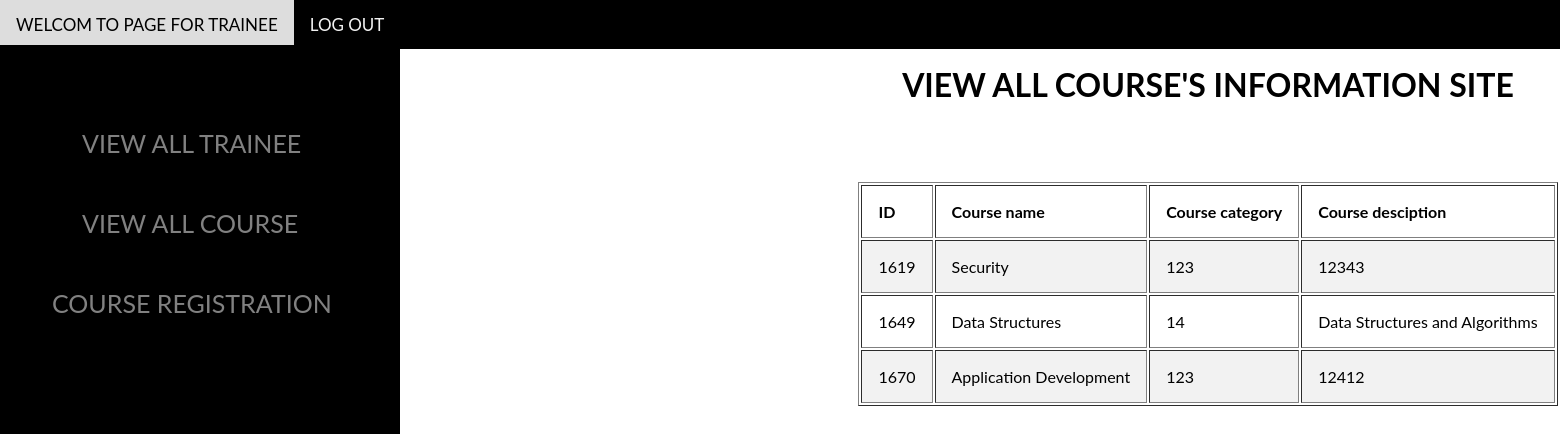
The page /trainee1.php on the database its author committed.
### tables this page shows
CREATE TABLE `course` (
  `CourseID` varchar(255) NOT NULL,
  `CourseName` varchar(255) NOT NULL,
  `CousreCate` varchar(255) NOT NULL,
  `CourseDes` varchar(255) NOT NULL,
  `Trainer` varchar(255) NOT NULL
);

### db.php (called while the page is built, shortened)
<?php
$hostname = 'localhost';
$username='root';
$password='';
$dbname='1670';
$port=3306;
function query($sql)
{
    global $hostname;
    global $username;
    global $password;
    global $dbname;
    global $port;
    $conn = new mysqli($hostname, $username, $password, $dbname, $port);
    $result = $conn->query($sql);
    $rows = mysqli_fetch_all($result);
    return $rows;
}
?>

### trainee1.php (the view, shortened to what this page needs)
<!DOCTYPE html>
<html>
<head>
    <link rel="stylesheet" type="text/css" href="addstyle.css">
</head>
<body>
<body>
    <div class="navbar">
  <a href="#">WELCOM TO PAGE FOR TRAINEE</a>
  <a href="loginform1.php">LOG OUT</a>
</div>
<div class="sidenav">
    <br><br><br>
    <a href="trainee.php" style="margin-left:50px;">VIEW ALL TRAINEE</a>
    <br><br>
    <a href="trainee1.php" style="margin-left:50px;">VIEW ALL COURSE</a>
    <br><br>
    <a href="regiscoursefortrainee.php" style="margin-left:20px;">COURSE REGISTRATION</a>
    <br><br>
</div>
<div class="main" style="width: 1600px;">
<h1 style="text-align: center;">VIEW ALL COURSE'S INFORMATION SITE</h1>
<table border="1px" style="margin-left: auto;margin-right: auto;">
    <tr>
    <th>ID</th>
    <th>Course name</th>
    <th>Course category</th>
    <th>Course desciption</th>
    </tr>
<?php
    require_once('./db.php');
    $sql = "Select * From course";
    $rows = query($sql);
    foreach($rows as $r)
    {
        ?>
        <tr>
            <td align="center"><?=$r[0]?></td>
            <td align="center"><?=$r[1]?></td>
            <td align="center"><?=$r[2]?></td>
            <td align="center"><?=$r[3]?></td><br>
        </tr>
        <?php
    }
?>
</table>
</div>
</body>
</html>

### addstyle.css (style rules this page uses)
.navbar { overflow: hidden; background-color: black; position: fixed; top: 0; left: 0; width: 100%; }
.navbar a { float: left; display: block; color: #f2f2f2; text-align: center; padding: 14px 16px; text-decoration: none; font-size: 17px; }
th, td { text-align: left; padding: 16px; }
tr:nth-child(even) { background-color: #f2f2f2; }
body { font-family: "Lato", sans-serif; }
.sidenav { height: 100%; width: 400px; position: fixed; top: 45px; left: 0; background-color: black; overflow-x: hidden; padding-top: 20px; }
.sidenav a { padding: 6px 6px 6px 32px; text-decoration: none; font-size: 25px; color: #818181; display: block; }
.main { margin-left: 400px; margin-top: 65px; }

### rows shown on the page
course: CourseID "1619", CourseName "Security", CousreCate "123", CourseDes "12343"
course: CourseID "1649", CourseName "Data Structures", CousreCate "14", CourseDes "Data Structures and Algorithms"
course: CourseID "1670", CourseName "Application Development", CousreCate "123", CourseDes "12412"
